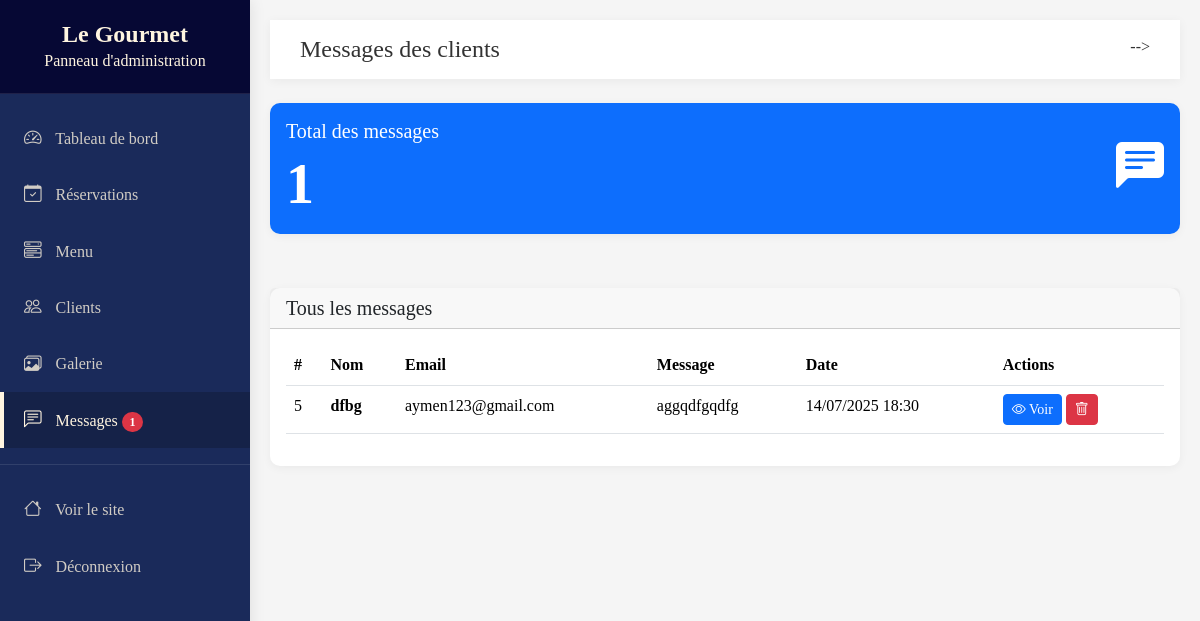
The app's page /messages.php (signed in) with its own data.
### tables this page shows
CREATE TABLE `contact_messages` (
  `id` int(11) NOT NULL,
  `name` varchar(100) NOT NULL,
  `email` varchar(100) NOT NULL,
  `message` text NOT NULL,
  `submitted_at` timestamp NOT NULL DEFAULT current_timestamp() ON UPDATE current_timestamp()
);

### messages.php (the view, shortened to what this page needs)
<?php
include('cnx.php');
$stmt = $cnx->prepare("SELECT * FROM contact_messages ORDER BY submitted_at DESC");
$stmt->execute();
$messages = $stmt->get_result();
$stmt = $cnx->prepare("SELECT COUNT(*) as count FROM contact_messages");
$stmt->execute();
$result = $stmt->get_result();
$count_messages = $result->fetch_assoc()['count'];
?>
<!DOCTYPE html>
<html lang="fr" data-bs-theme="light">
<head>
    <link href="css/bootstrap.min.css" rel="stylesheet">
    <link href="https://cdn.jsdelivr.net/npm/bootstrap-icons@1.10.5/font/bootstrap-icons.min.css" rel="stylesheet">
    <link href="https://cdn.datatables.net/2.2.0/css/dataTables.bootstrap5.min.css" rel="stylesheet">
</head>
<body>
    <div class="sidebar">
        <div class="sidebar-header">
            <h3>Le Gourmet</h3>
            <p class="mb-0">Panneau d'administration</p>
        </div>
        <ul class="nav flex-column mt-3">
            <li class="nav-item">
                <a class="nav-link" href="dashboard.php">
                    <i class="bi bi-speedometer2"></i> Tableau de bord
                </a>
            </li>
            <li class="nav-item">
                <a class="nav-link" href="reservation.php">
                    <i class="bi bi-calendar-check"></i> Réservations
                </a>
            </li>
            <li class="nav-item">
                <a class="nav-link" href="menu.php">
                    <i class="bi bi-menu-button-wide"></i> Menu
                </a>
            </li>
            <li class="nav-item">
                <a class="nav-link" href="clients.php">
                    <i class="bi bi-people"></i> Clients
                </a>
            </li>
            <li class="nav-item">
                <a class="nav-link" href="galerie.php">
                    <i class="bi bi-images"></i> Galerie
                </a>
            </li>
            <li class="nav-item">
                <a class="nav-link active" href="messages.php">
                    <i class="bi bi-chat-left-text"></i> Messages
                    <span class="badge bg-danger rounded-pill"><?php echo $count_messages; ?></span>
                </a>
            </li>
            <div class="sidebar-divider"></div>
            <li class="nav-item">
                <a class="nav-link" href="index.php" target="_blank">
                    <i class="bi bi-house"></i> Voir le site
                </a>
            </li>
            <li class="nav-item">
                <a class="nav-link" href="logout.php">
                    <i class="bi bi-box-arrow-right"></i> Déconnexion
                </a>
            </li>
        </ul>
    </div>
    <main>
        <nav class="navbar-admin d-flex justify-content-between mb-4">
            <div>
                <h1 class="fs-4 m-0">Messages des clients</h1>
            </div>
            <div class="dropdown">
                </a> -->
            </div>
        </nav>
        <div class="row mb-4">
            <div class="col-md-12">
                <div class="card bg-primary text-white">
                    <div class="card-body">
                        <div class="d-flex justify-content-between align-items-center">
                            <div>
                                <h5 class="card-title">Total des messages</h5>
                                <h2 class="display-4 fw-bold mb-0"><?php echo $count_messages; ?></h2>
                            </div>
                            <div>
                                <i class="bi bi-chat-left-text-fill" style="font-size: 3rem;"></i>
                            </div>
                        </div>
                    </div>
                </div>
            </div>
        </div>
        <div class="card">
            <div class="card-header d-flex justify-content-between align-items-center">
                <h5 class="m-0">Tous les messages</h5>
            </div>
            <div class="card-body">
                <div class="table-responsive">
                    <table class="table table-hover" id="messagesTable">
                        <thead>
                            <tr>
                                <th>#</th>
                                <th>Nom</th>
                                <th>Email</th>
                                <th>Message</th>
                                <th>Date</th>
                                <th>Actions</th>
                            </tr>
                        </thead>
                        <tbody>
                            <?php if ($messages->num_rows > 0): ?>
                                <?php while ($message = $messages->fetch_assoc()): ?>
                                    <tr>
                                        <td><?php echo $message['id']; ?></td>
                                        <td><strong><?php echo htmlspecialchars($message['name']); ?></strong></td>
                                        <td><?php echo htmlspecialchars($message['email']); ?></td>
                                        <td>
                                            <?php
                                                $preview = htmlspecialchars(substr($message['message'], 0, 50));
                                                echo $preview . (strlen($message['message']) > 50 ? '...' : '');
                                            ?>
                                        </td>
                                        <td>
                                            <?php
                                                $date = new DateTime($message['submitted_at']);
                                                echo $date->format('d/m/Y H:i');
                                            ?>
                                        </td>
                                        <td>
                                            <button type="button" class="btn btn-sm btn-primary" data-bs-toggle="modal" data-bs-target="#viewModal<?php echo $message['id']; ?>">
                                                <i class="bi bi-eye"></i> Voir
                                            </button>
                                            <button type="button" class="btn btn-sm btn-danger" data-bs-toggle="modal" data-bs-target="#deleteModal<?php echo $message['id']; ?>">
                                                <i class="bi bi-trash"></i>
                                            </button>
                                        </td>
                                    </tr>
                                <?php endwhile; ?>
                            <?php else: ?>
                                <tr>
                                    <td colspan="6" class="text-center">Aucun message reçu</td>
                                </tr>
                            <?php endif; ?>
                        </tbody>
                    </table>
                </div>
            </div>
        </div>
    </main>
</body>
</html>

### messages.php (style rules this page uses)
:root { --primary-color: #1a2a5a; --secondary-color: #800020; --accent-color: #fff5e0; --dark-color: #060834; --light-color: #f8f9fa; --success-color: #28a745; --info-color: #17a2b8; --warning-color: #ffc107; --danger-color: #dc3545; }
body { font-family: 'BodoniModa', serif; background-color: #f5f5f5; color: #333; min-height: 100vh; display: flex; flex-direction: column; }
.sidebar { background: var(--primary-color); min-height: 100vh; position: fixed; top: 0; bottom: 0; left: 0; z-index: 100; padding: 0; box-shadow: 0 0 15px rgba(0,0,0,0.1); transition: all 0.3s; width: 250px; }
.sidebar-header { padding: 20px; background: var(--dark-color); color: var(--accent-color); text-align: center; border-bottom: 1px solid rgba(255,255,255,0.1); }
.sidebar-header h3 { margin: 0; font-size: 1.5rem; font-weight: 700; }
.sidebar .nav-link { padding: 15px 20px; color: rgba(255,245,224,0.8); font-weight: 500; border-left: 4px solid transparent; transition: all 0.2s; }
.sidebar .nav-link.active { color: var(--accent-color); background: rgba(0,0,0,0.2); border-left-color: var(--accent-color); }
.sidebar .nav-link i { margin-right: 10px; font-size: 1.1rem; }
.sidebar-divider { border-top: 1px solid rgba(255,255,255,0.1); margin: 1rem 0; }
main { margin-left: 250px; padding: 20px; transition: all 0.3s; }
.navbar-admin { background-color: white; box-shadow: 0 2px 10px rgba(0,0,0,0.05); padding: 15px 30px; margin-bottom: 30px; }
.card { border: none; border-radius: 10px; box-shadow: 0 2px 10px rgba(0,0,0,0.05); margin-bottom: 30px; }

### records on screen
contact_messages: id "5", name "dfbg", email "aymen123@gmail.com", message "aggqdfgqdfg", submitted_at "14/07/2025 18:30"

### other values on screen
$count_messages "1"
